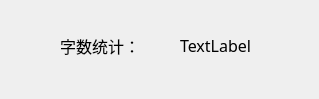
<?xml version="1.0" encoding="UTF-8"?>
<ui version="4.0">
 <class>CountWordsDialog</class>
 <widget class="QDialog" name="CountWordsDialog">
  <property name="geometry">
   <rect>
    <x>0</x>
    <y>0</y>
    <width>319</width>
    <height>99</height>
   </rect>
  </property>
  <property name="windowTitle">
   <string>字数统计</string>
  </property>
  <widget class="QLabel" name="lbl_words">
   <property name="geometry">
    <rect>
     <x>180</x>
     <y>30</y>
     <width>101</width>
     <height>31</height>
    </rect>
   </property>
   <property name="font">
    <font>
     <family>微软雅黑 Light</family>
     <pointsize>12</pointsize>
    </font>
   </property>
   <property name="text">
    <string>TextLabel</string>
   </property>
  </widget>
  <widget class="QLabel" name="label">
   <property name="geometry">
    <rect>
     <x>60</x>
     <y>30</y>
     <width>111</width>
     <height>31</height>
    </rect>
   </property>
   <property name="font">
    <font>
     <family>微软雅黑 Light</family>
     <pointsize>12</pointsize>
    </font>
   </property>
   <property name="text">
    <string>字数统计：</string>
   </property>
  </widget>
  <zorder>label</zorder>
  <zorder>lbl_words</zorder>
  <zorder>label</zorder>
 </widget>
 <resources/>
 <connections/>
</ui>
